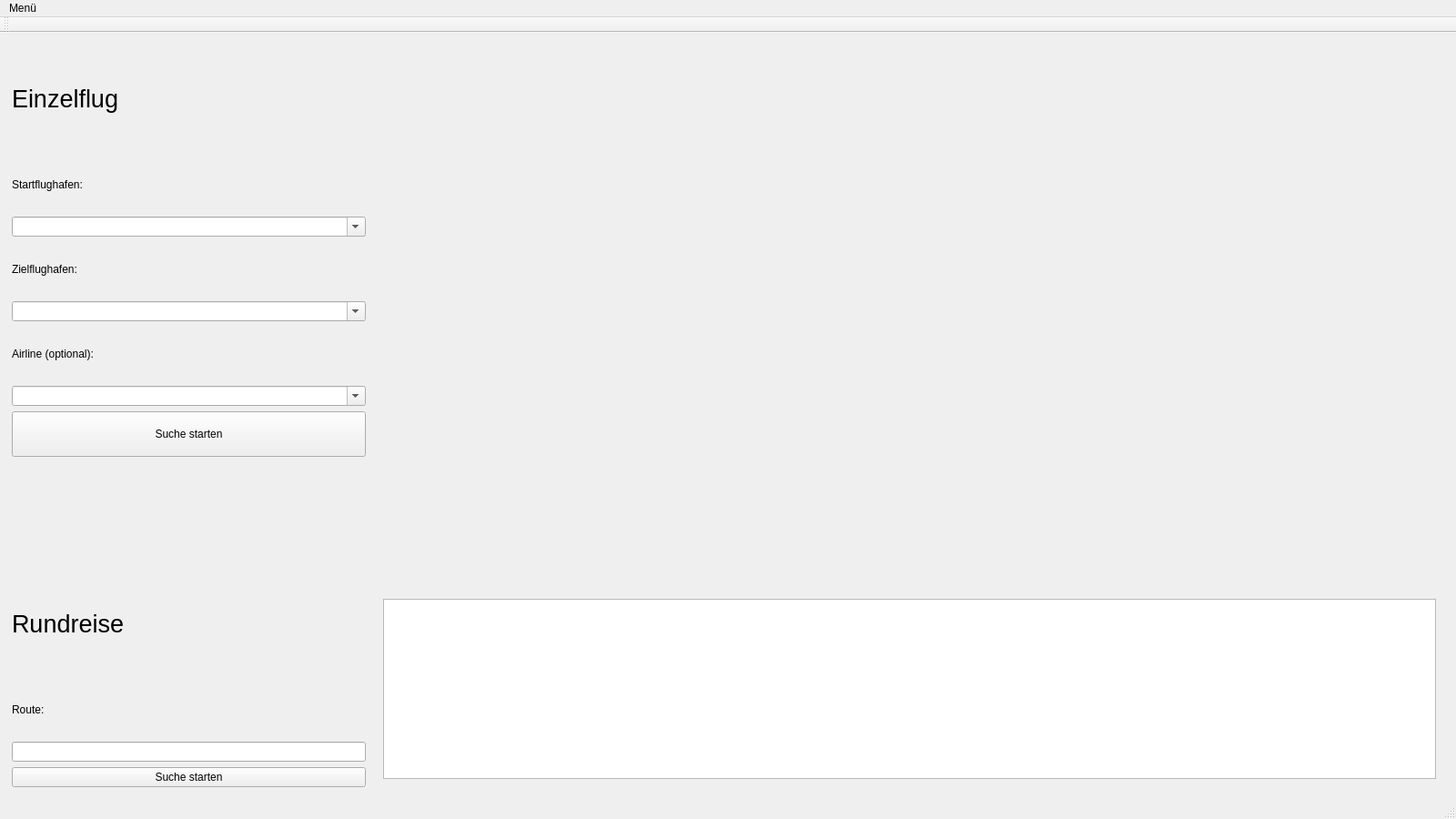
<?xml version="1.0" encoding="UTF-8"?>
<ui version="4.0">
 <class>MainWindow</class>
 <widget class="QMainWindow" name="MainWindow">
  <property name="geometry">
   <rect>
    <x>0</x>
    <y>0</y>
    <width>1600</width>
    <height>900</height>
   </rect>
  </property>
  <property name="windowTitle">
   <string>MainWindow</string>
  </property>
  <widget class="QWidget" name="centralWidget">
   <property name="styleSheet">
    <string notr="true"/>
   </property>
   <layout class="QHBoxLayout" name="horizontalLayout" stretch="25,75">
    <property name="leftMargin">
     <number>11</number>
    </property>
    <item>
     <widget class="QWidget" name="widgetControl" native="true">
      <property name="styleSheet">
       <string notr="true"/>
      </property>
      <layout class="QVBoxLayout" name="layoutControl" stretch="2,1,1,1,1,1,1,2,2,2,1,1,0">
       <property name="leftMargin">
        <number>2</number>
       </property>
       <property name="topMargin">
        <number>2</number>
       </property>
       <property name="rightMargin">
        <number>2</number>
       </property>
       <property name="bottomMargin">
        <number>2</number>
       </property>
       <item>
        <widget class="QLabel" name="label">
         <property name="font">
          <font>
           <pointsize>20</pointsize>
          </font>
         </property>
         <property name="text">
          <string>Einzelflug</string>
         </property>
        </widget>
       </item>
       <item>
        <widget class="QLabel" name="labelStart">
         <property name="text">
          <string>Startflughafen:</string>
         </property>
        </widget>
       </item>
       <item>
        <widget class="QComboBox" name="comboBoxStart">
         <property name="editable">
          <bool>true</bool>
         </property>
        </widget>
       </item>
       <item>
        <widget class="QLabel" name="labelEnd">
         <property name="text">
          <string>Zielflughafen:</string>
         </property>
        </widget>
       </item>
       <item>
        <widget class="QComboBox" name="comboBoxEnd">
         <property name="editable">
          <bool>true</bool>
         </property>
        </widget>
       </item>
       <item>
        <widget class="QLabel" name="labelAirline">
         <property name="text">
          <string>Airline (optional):</string>
         </property>
        </widget>
       </item>
       <item>
        <widget class="QComboBox" name="comboBoxAirline">
         <property name="editable">
          <bool>true</bool>
         </property>
        </widget>
       </item>
       <item>
        <widget class="QPushButton" name="buttonSearch">
         <property name="minimumSize">
          <size>
           <width>0</width>
           <height>50</height>
          </size>
         </property>
         <property name="baseSize">
          <size>
           <width>0</width>
           <height>0</height>
          </size>
         </property>
         <property name="styleSheet">
          <string notr="true"/>
         </property>
         <property name="text">
          <string>Suche starten</string>
         </property>
         <property name="iconSize">
          <size>
           <width>20</width>
           <height>20</height>
          </size>
         </property>
        </widget>
       </item>
       <item>
        <spacer name="verticalSpacer">
         <property name="orientation">
          <enum>Qt::Vertical</enum>
         </property>
         <property name="sizeHint" stdset="0">
          <size>
           <width>20</width>
           <height>40</height>
          </size>
         </property>
        </spacer>
       </item>
       <item>
        <widget class="QLabel" name="label_2">
         <property name="font">
          <font>
           <pointsize>20</pointsize>
          </font>
         </property>
         <property name="text">
          <string>Rundreise</string>
         </property>
        </widget>
       </item>
       <item>
        <widget class="QLabel" name="label_3">
         <property name="text">
          <string>Route:</string>
         </property>
        </widget>
       </item>
       <item>
        <widget class="QLineEdit" name="lineEdit"/>
       </item>
       <item>
        <widget class="QPushButton" name="pushButton">
         <property name="text">
          <string>Suche starten</string>
         </property>
        </widget>
       </item>
      </layout>
     </widget>
    </item>
    <item>
     <widget class="QWidget" name="widgetContent" native="true">
      <layout class="QVBoxLayout" name="layoutContent" stretch="75,25">
       <item>
        <widget class="DrawableMapWidget" name="map" native="true">
         <property name="styleSheet">
          <string notr="true"/>
         </property>
        </widget>
       </item>
       <item>
        <widget class="QListWidget" name="listResults"/>
       </item>
      </layout>
     </widget>
    </item>
   </layout>
  </widget>
  <widget class="QMenuBar" name="menuBar">
   <property name="geometry">
    <rect>
     <x>0</x>
     <y>0</y>
     <width>1600</width>
     <height>26</height>
    </rect>
   </property>
   <widget class="QMenu" name="menumenu">
    <property name="title">
     <string>Menü</string>
    </property>
    <addaction name="actionAbout"/>
   </widget>
   <addaction name="menumenu"/>
  </widget>
  <widget class="QToolBar" name="mainToolBar">
   <attribute name="toolBarArea">
    <enum>TopToolBarArea</enum>
   </attribute>
   <attribute name="toolBarBreak">
    <bool>false</bool>
   </attribute>
  </widget>
  <widget class="QStatusBar" name="statusBar"/>
  <action name="actionAbout">
   <property name="text">
    <string>About...</string>
   </property>
  </action>
 </widget>
 <layoutdefault spacing="6" margin="11"/>
 <customwidgets>
  <customwidget>
   <class>DrawableMapWidget</class>
   <extends>QWidget</extends>
   <header>drawablemapwidget.h</header>
   <container>1</container>
  </customwidget>
 </customwidgets>
 <resources/>
 <connections/>
</ui>
